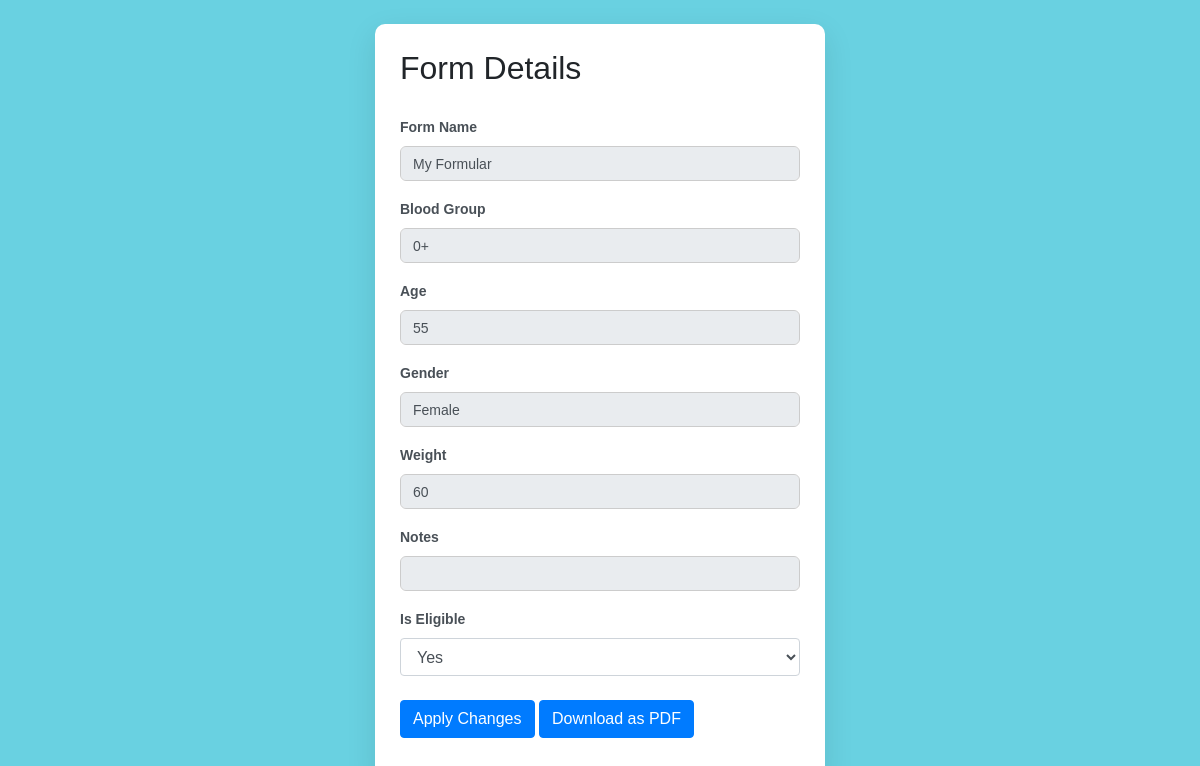
Page /view/form/1 on the earlier database version.
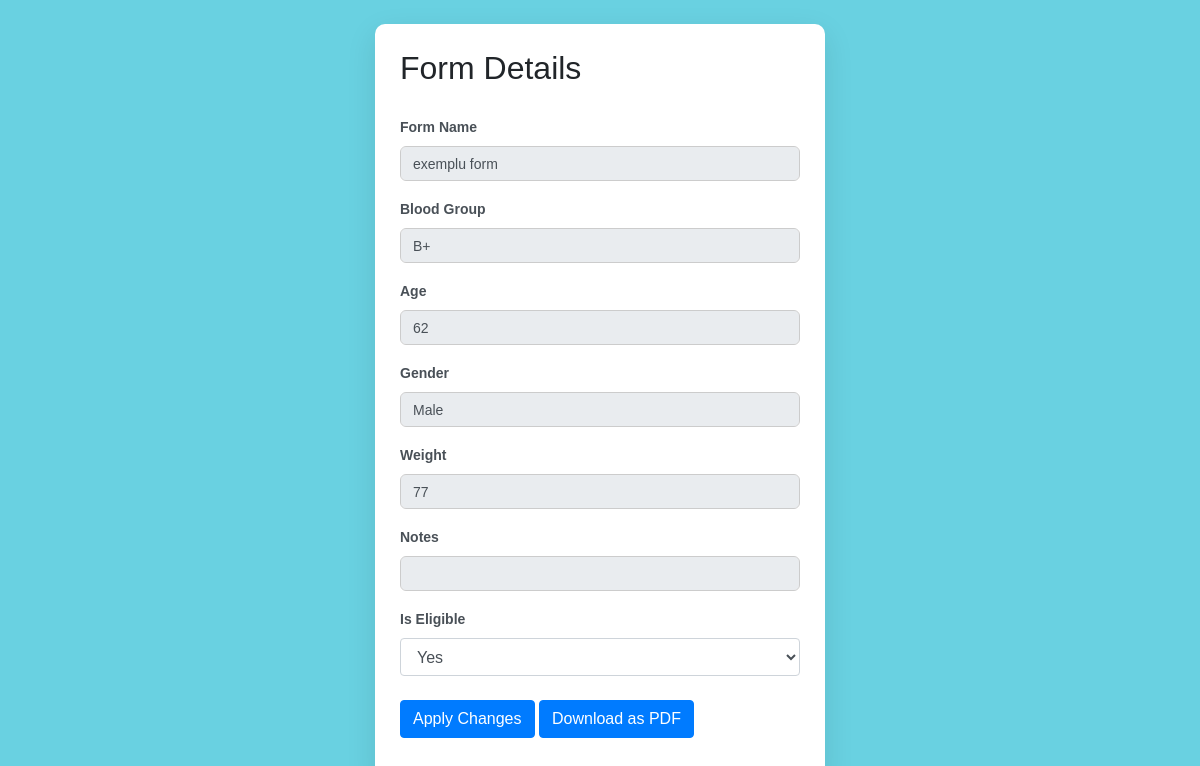
Same page on the later database version.
### models/eligibility_form.py (models this page shows)
class EligibilityForm(db.Model):
    __tablename__ = 'EligibilityForm'
    FormID = db.Column(db.Integer, primary_key=True, autoincrement=True)
    DonorID = db.Column(db.Integer, db.ForeignKey('Donor.DonorID', ondelete='CASCADE'))
    FormName = db.Column(db.String(50), nullable=False)
    BloodGroup = db.Column(db.String(5), nullable=False)
    Age = db.Column(db.Integer, nullable=False)
    Gender = db.Column(db.String(10), nullable=False)
    Weight = db.Column(db.Integer, nullable=False)
    Notes = db.Column(db.Text, nullable=False)
    IsEligible = db.Column(db.Boolean, default=True)
    donor = db.relationship('Donor', backref='eligibility_forms', lazy=True)

### controllers/formular_controller.py (the view)
    @app.route('/view/form/<int:id>', methods=['GET'])
    def form_details(id:int):
        form = EligibilityForm.query.get_or_404(id)
        return render_template('assistant/form_view.html', form=form)

### templates/assistant/form_view.html (shortened to what this page needs)
<!DOCTYPE html>
<html lang="en">
<head>
    <link rel="stylesheet" href="https://stackpath.bootstrapcdn.com/bootstrap/4.5.2/css/bootstrap.min.css">
    <link rel="stylesheet" href="/static/styles.css">
</head>
<body>
    <div class="container mt-4">
        <h2>Form Details</h2>
        <form method="POST" action="/update/form/{{ form.FormID }}">
            <label for="form_name">Form Name</label>
            <input type="text" id="form_name" name="form_name" value="{{ form.FormName }}" class="form-control mb-3" readonly>
            <label for="blood_group">Blood Group</label>
            <input type="text" id="blood_group" name="blood_group" value="{{ form.BloodGroup }}" class="form-control mb-3" readonly>
            <label for="age">Age</label>
            <input type="number" id="age" name="age" value="{{ form.Age }}" class="form-control mb-3" readonly>
            <label for="gender">Gender</label>
            <input type="text" id="gender" name="gender" value="{{ form.Gender }}" class="form-control mb-3" readonly>
            <label for="weight">Weight</label>
            <input type="number" id="weight" name="weight" value="{{ form.Weight }}" class="form-control mb-3" readonly>
            <label for="notes">Notes</label>
            <input type="text" id="notes" name="notes" value="{{ form.Notes }}" class="form-control mb-3" readonly>
            <label for="eligibility">Is Eligible</label>
            <select id="eligibility" name="eligibility" class="form-control mb-3" required>
                <option value="true" {% if form.IsEligible %}selected{% endif %}>Yes</option>
            </select>
            <div class="mt-4">
                <button type="submit" class="btn btn-primary">Apply Changes</button>
                <a href="/form/download/{{ form.FormID }}" class="btn btn-primary">Download as PDF</a>
            </div>
        </form>
    </div>
</body>
</html>

Differences in the rows shown:
changed EligibilityForm "Yes": form_name "My Formular" → "exemplu form"; blood_group "0+" → "B+"; age "55" → "62"; gender "Female" → "Male"; weight "60" → "77"
